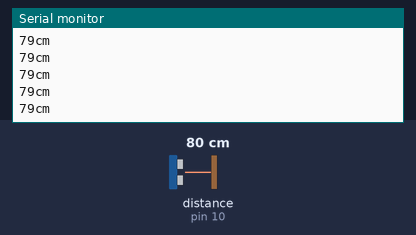
Recording of a sketch running on a simulated Arduino Uno, built with avr-gcc and run on an emulated ATmega328P. On the bench: the last lines printed to the serial monitor. Wiring (inferred from the names in the program): ultrasonic range finder: trigger pin 9; echo pin 10. The inputs (shaded band) are chosen by the test bench; at power-on: distance to the obstacle (sensor on pin 10) 80 cm. The echo pulse lasts 58.3 µs per cm.

Above: at 1.2 s.
1.3 s: distance to the obstacle (sensor on pin 10) set to 2 cm
At 1.8 s:
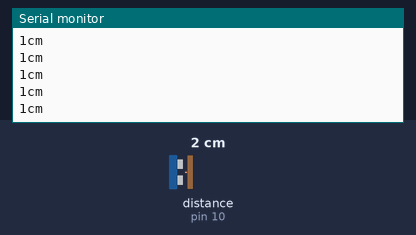
4.3 s: distance to the obstacle (sensor on pin 10) set to 4 cm
At 5.1 s:
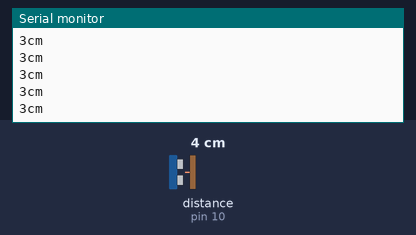
5.8 s: distance to the obstacle (sensor on pin 10) set to 120 cm
At 6.8 s:
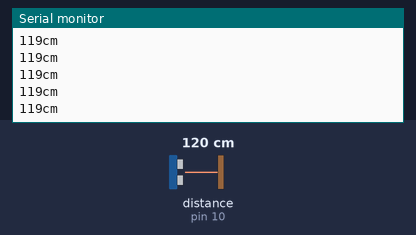
Timing chart, 0 to 8.8 s (numbered marks = the images above; inputs shaded):
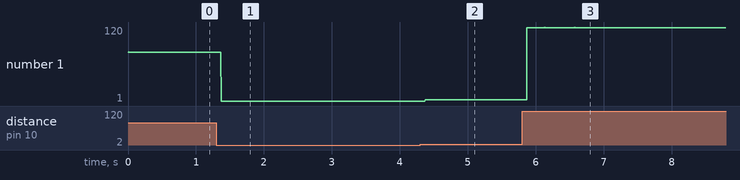

Measured:
- after the input at 1.3 s, the serial monitor: prints a new line after 0.07 s (image 1)
- after the input at 4.3 s, the serial monitor: prints a new line after 0.07 s (image 2)
- after the input at 5.8 s, the serial monitor: prints a new line after 0.07 s (image 3)
- plotted number 1: 79 → 1 after the input at 1.3 s, 1 → 3 after the input at 4.3 s, 3 → 119 after the input at 5.8 s

The sketch:

ultrasound.ino
```cpp
int trigPin = 9;
int echoPin = 10;
long duration, cm;


void setup() {
  // put your setup code here, to run once:
  Serial.begin(9600);
  pinMode(trigPin,OUTPUT);
  pinMode(echoPin,INPUT);
}

void loop() {
  // put your main code here, to run repeatedly:
  digitalWrite(trigPin,LOW);
  delayMicroseconds(5);
  digitalWrite(trigPin,HIGH);
  delayMicroseconds(10);
  digitalWrite(trigPin,LOW);
  pinMode(echoPin,INPUT);
  duration = pulseIn(echoPin,HIGH);
  cm = (duration/2) /29.1;

  Serial.print(cm);
  Serial.println("cm");
}
```
